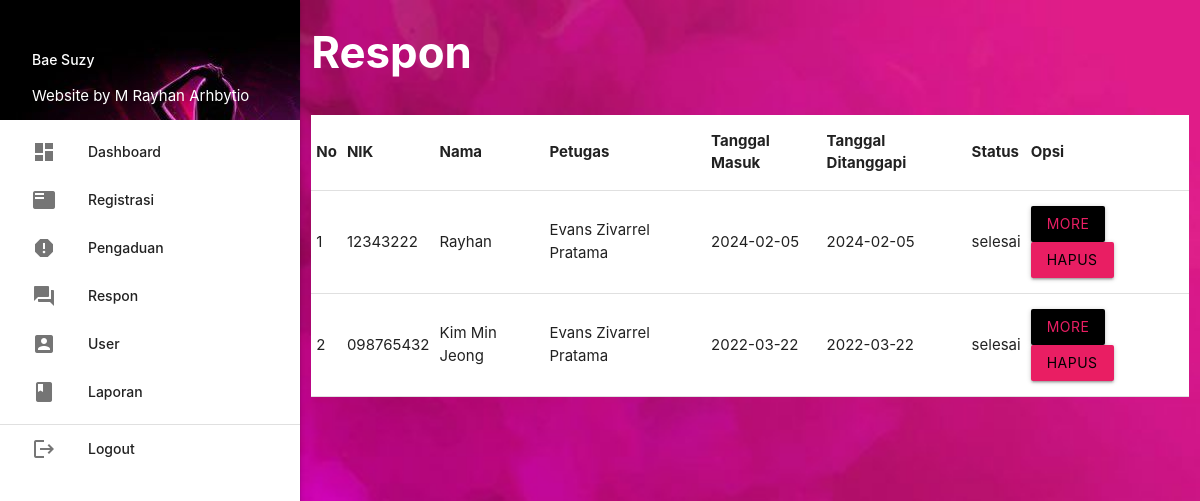
Page /admin/index.php?p=respon (signed in) on the committed database.
### tables this page shows
CREATE TABLE `pengaduan` (
  `id_pengaduan` int(11) NOT NULL,
  `tgl_pengaduan` date NOT NULL,
  `nik` char(16) NOT NULL,
  `isi_laporan` text NOT NULL,
  `foto` varchar(255) NOT NULL,
  `status` enum('0','proses','selesai') NOT NULL
);

CREATE TABLE `masyarakat` (
  `nik` char(16) NOT NULL,
  `nama` varchar(25) NOT NULL,
  `username` varchar(25) NOT NULL,
  `password` varchar(32) NOT NULL,
  `telp` varchar(13) NOT NULL
);

CREATE TABLE `petugas` (
  `id_petugas` int(11) NOT NULL,
  `nama_petugas` varchar(35) NOT NULL,
  `username` varchar(25) NOT NULL,
  `password` varchar(32) NOT NULL,
  `telp` varchar(13) NOT NULL,
  `level` enum('petugas','admin') NOT NULL
);

CREATE TABLE `tanggapan` (
  `id_tanggapan` int(11) NOT NULL,
  `id_pengaduan` int(11) NOT NULL,
  `tgl_tanggapan` date NOT NULL,
  `tanggapan` text NOT NULL,
  `id_petugas` int(11) NOT NULL
);

### admin/respon.php (the view, shortened to what this page needs)
       <div class="row">
         <div class="col s12 m9">
           <h3 class="white-text"><b>Respon</b></h3>
         </div>
       </div>
       <table border="3" class="responsive-table white">
         <thead>
             <tr>
			<th>No</th>
			<th>NIK</th>
			<th>Nama</th>
			<th>Petugas</th>
			<th>Tanggal Masuk</th>
			<th>Tanggal Ditanggapi</th>
			<th>Status</th>
			<th>Opsi</th>
             </tr>
         </thead>
         <tbody>
<?php
	$no=1;
	$query = mysqli_query($koneksi,"SELECT * FROM pengaduan INNER JOIN masyarakat ON pengaduan.nik=masyarakat.nik INNER JOIN tanggapan ON pengaduan.id_pengaduan=tanggapan.id_pengaduan INNER JOIN petugas ON tanggapan.id_petugas=petugas.id_petugas ORDER BY tanggapan.id_pengaduan DESC");
	while ($r=mysqli_fetch_assoc($query)) { ?>
	<tr>
		<td><?php echo $no++; ?></td>
		<td><?php echo $r['nik']; ?></td>
		<td><?php echo $r['nama']; ?></td>
		<td><?php echo $r['nama_petugas']; ?></td>
		<td><?php echo $r['tgl_pengaduan']; ?></td>
		<td><?php echo $r['tgl_tanggapan']; ?></td>
		<td><?php echo $r['status']; ?></td>
		<td>
				<a class="btn black pink-text modal-trigger" href="#more?id_tanggapan=<?php echo $r['id_tanggapan'] ?>">More</a>
				<a class="btn pink black-text" onclick="return confirm('Anda Yakin Ingin Menghapus Y/N')" href="index.php?p=tanggapan_hapus&id_tanggapan=<?php echo $r['id_tanggapan'] ?>">Hapus</a>
		</td>
	</tr>
           <?php  }
            ?>
         </tbody>
       </table>

### admin/index.php (shortened to what this page needs)
<?php
	include '../conn/koneksi.php';
 ?>
  <!DOCTYPE html>
  <html>
    <head>
      <link type="text/css" rel="stylesheet" href="../css/materialize.min.css"  media="screen,projection"/>
      <link rel="stylesheet" href="https://cdnjs.cloudflare.com/ajax/libs/materialize/1.0.0/css/materialize.min.css">
      <link rel="stylesheet" type="text/css" href="https://cdn.datatables.net/1.10.19/css/jquery.dataTables.css">
    </head>
    <body style="background:url(../img/pik.jpg); background-size: cover;">
    <div class="row">
      <div class="col s12 m3">
          <ul id="slide-out" class="sidenav sidenav-fixed ">
              <li>
                  <div class="user-view">
                      <div class="background">
                          <img src="../img/bp.jpg">
                      </div>
                      <span class="white-text name"><?php echo ucwords($_SESSION['data']['nama_petugas']); ?></span>
                      <span class="white-text">Website by M Rayhan Arhbytio</span>
                  </div>
              </li>
              <li><a href="index.php?p=dashboard"><i class="material-icons">dashboard</i>Dashboard</a></li>
              <li><a href="index.php?p=registrasi"><i class="material-icons">featured_play_list</i>Registrasi</a></li>
              <li><a href="index.php?p=pengaduan"><i class="material-icons">report</i>Pengaduan</a></li>
              <li><a href="index.php?p=respon"><i class="material-icons">question_answer</i>Respon</a></li>
              <li><a href="index.php?p=user"><i class="material-icons">account_box</i>User</a></li>
              <li><a href="index.php?p=laporan"><i class="material-icons">book</i>Laporan</a></li>
              <li>
                  <div class="divider"></div>
              </li>
              <li><a class="waves-effect" href="../index.php?p=logout"><i class="material-icons">logout</i>Logout</a></li>
          </ul>
          <a href="#" data-target="slide-out" class="btn sidenav-trigger"><i class="material-icons">menu</i></a>
      </div>
      <div class="col s12 m9">
	<?php
		if(@$_GET['p']==""){
			include_once 'dashboard.php';
		}
		elseif(@$_GET['p']=="dashboard"){
			include_once 'dashboard.php';
		}
		elseif(@$_GET['p']=="registrasi"){
			include_once 'registrasi.php';
		}
		elseif(@$_GET['p']=="regis_hapus"){
			$query = mysqli_query($koneksi,"DELETE FROM masyarakat WHERE nik='".$_GET['nik']."'");
			if($query){
				header('location:index.php?p=registrasi');
			}
		}
		elseif(@$_GET['p']=="pengaduan"){
			include_once 'pengaduan.php';
		}
		elseif(@$_GET['p']=="more"){
			include_once 'more.php';
		}
		elseif(@$_GET['p']=="respon"){
			include_once 'respon.php';
		}
		elseif(@$_GET['p']=="tanggapan_hapus"){
			$query = mysqli_query($koneksi,"DELETE FROM tanggapan WHERE id_tanggapan='".$_GET['id_tanggapan']."'");
			if($query){
				header('location:index.php?p=respon');
			}
		}
		elseif(@$_GET['p']=="user"){
			include_once 'user.php';
		}
		elseif(@$_GET['p']=="user_input"){
			include_once 'user_input.php';
		}
		elseif(@$_GET['p']=="user_edit"){
			include_once 'user_edit.php';
		}
		elseif(@$_GET['p']=="user_hapus"){
			$query = mysqli_query($koneksi,"DELETE FROM petugas WHERE id_petugas='".$_GET['id_petugas']."'");
			if($query){
				header('location:index.php?p=user');
			}
		}
		elseif(@$_GET['p']=="laporan"){
			include_once 'laporan.php';
		}
	 ?>
      </div>
    </div>
    </body>
  </html>

### rows in the picture
pengaduan: nik.nik "12343222", nik.nama "Rayhan", petugas.nama_petugas "Evans Zivarrel Pratama", tgl_pengaduan "2024-02-05", tanggapan.tgl_tanggapan "2024-02-05", status "selesai"
pengaduan: nik.nik "098765432", nik.nama "Kim Min Jeong", petugas.nama_petugas "Evans Zivarrel Pratama", tgl_pengaduan "2022-03-22", tanggapan.tgl_tanggapan "2022-03-22", status "selesai"

### other values in the picture
$_SESSION['data']['nama_petugas'] "Bae Suzy"
